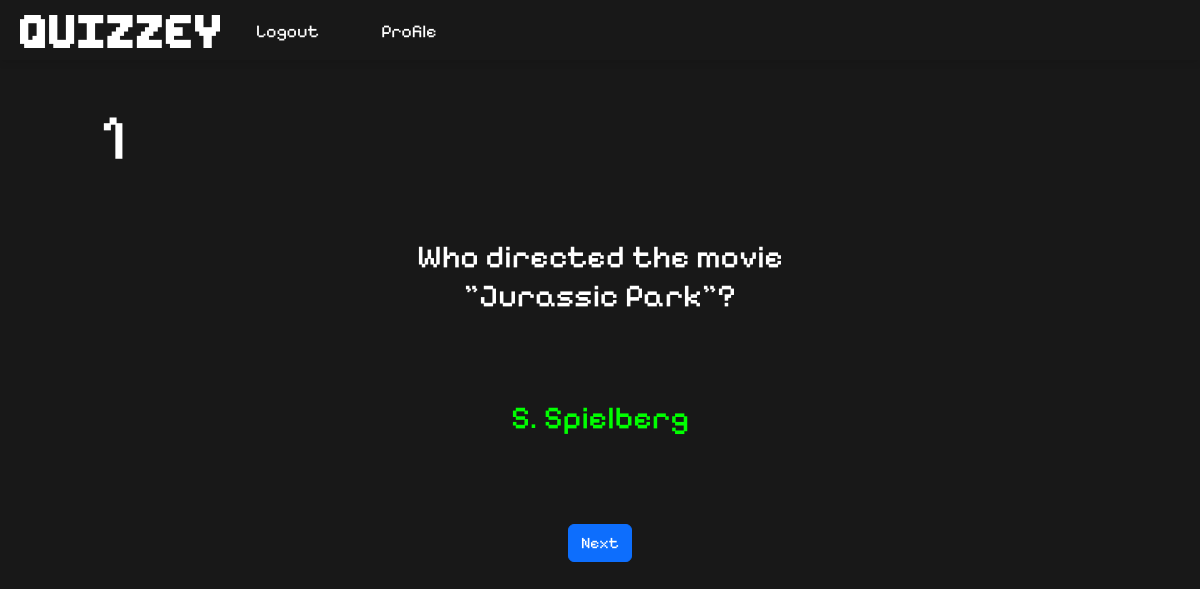
Page /quiz/answers (signed in) on the committed database.
### tables this page shows
CREATE TABLE quizn7 (
    id INTEGER PRIMARY KEY AUTOINCREMENT,
    question TEXT NOT NULL,
    answer1 TEXT NOT NULL,
    answer2 TEXT NOT NULL,
    answer3 TEXT NOT NULL,
    answer4 TEXT NOT NULL,
    answer5 TEXT NOT NULL,
    correct_answer INTEGER NOT NULL,
    theme_id INTEGER,
    FOREIGN KEY (theme_id) REFERENCES themes (id)
);

### website/views.py (the view)
@views.route('/quiz/answers', methods = ['GET', "POST"])
def answers():
    quize =  get_quiz_answerd()
    if "ans_num" not in session.keys():
            session['ans_num'] = 0
    if request.method == "POST":
        session['ans_num'] += 1
    if session['ans_num'] < len(quize):
        return render_template("answers.html", question = quize[session['ans_num']][1], answer = quize[session['ans_num']][(quize[session['ans_num']][7]) + 1], number = session["ans_num"]+1 )
    else:
        session['ans_num'] = 0
        return redirect("/")

### website/database.py (called while the page is built)
def get_lvl():
    db = sqlite3.connect('website\\database.db')
    cursor = db.cursor()
    lvl = cursor.execute("SELECT level FROM users WHERE id = ?", (session['id'],)).fetchone()[0]
    db.close()
    return lvl

def get_quiz_answerd():
    db = sqlite3.connect('website\\database.db')
    cursor = db.cursor()
    lvl = get_lvl()
    try:
        quizzes = cursor.execute(f"SELECT * FROM quizn{lvl}").fetchall()
    except:
        quizzes = ""
    db.close()
    return quizzes

### website/templates/answers.html
{% extends "template.html" %}
{% block main %}
<h1 class = "counter">{{ number }}</h1>
	<div class="answers">
		<h2 style = "margin-bottom: 30px ; color: white; align-self: center; text-align: center;">{{ question }}</h2>
        <br>
        <h2 style="color: lime ;">{{ answer }}</h2>
        <br>
        <form method = "post">
            <br>
            <button class="btn btn-primary w-100" id="1" name="next" value="1" type="submit">Next</button>
        </form>
    </div>
{% endblock %}

### website/static/styles.css (style rules this page uses)
body { min-height: 100vh; min-width: 100vw; display: flex; align-items: center; justify-content: center; background-color: #181818; margin: 0; box-sizing: border-box; overflow-x: hidden; }
.counter { color: white; font-family: 'Pixelify Sans', sans-serif; position: absolute; top: 100px; left: 100px; font-size: 20px; font-size: 400%; align-items: center; text-align: center; justify-content: center; }
.answers { display: flex; flex-direction: column; gap: 15px; width: 100%; max-width: 400px; align-items: center; font-family: 'Pixelify Sans', sans-serif; }
button { justify-content: center; align-items: center; size-adjust: 100px; }
.btn { transition: 0.2s; }

### rows in the picture
quizn7: question "Who directed the movie \"Jurassic Park\"?", answer3 "S. Spielberg"

### other values in the picture
{{ number }} "1"
